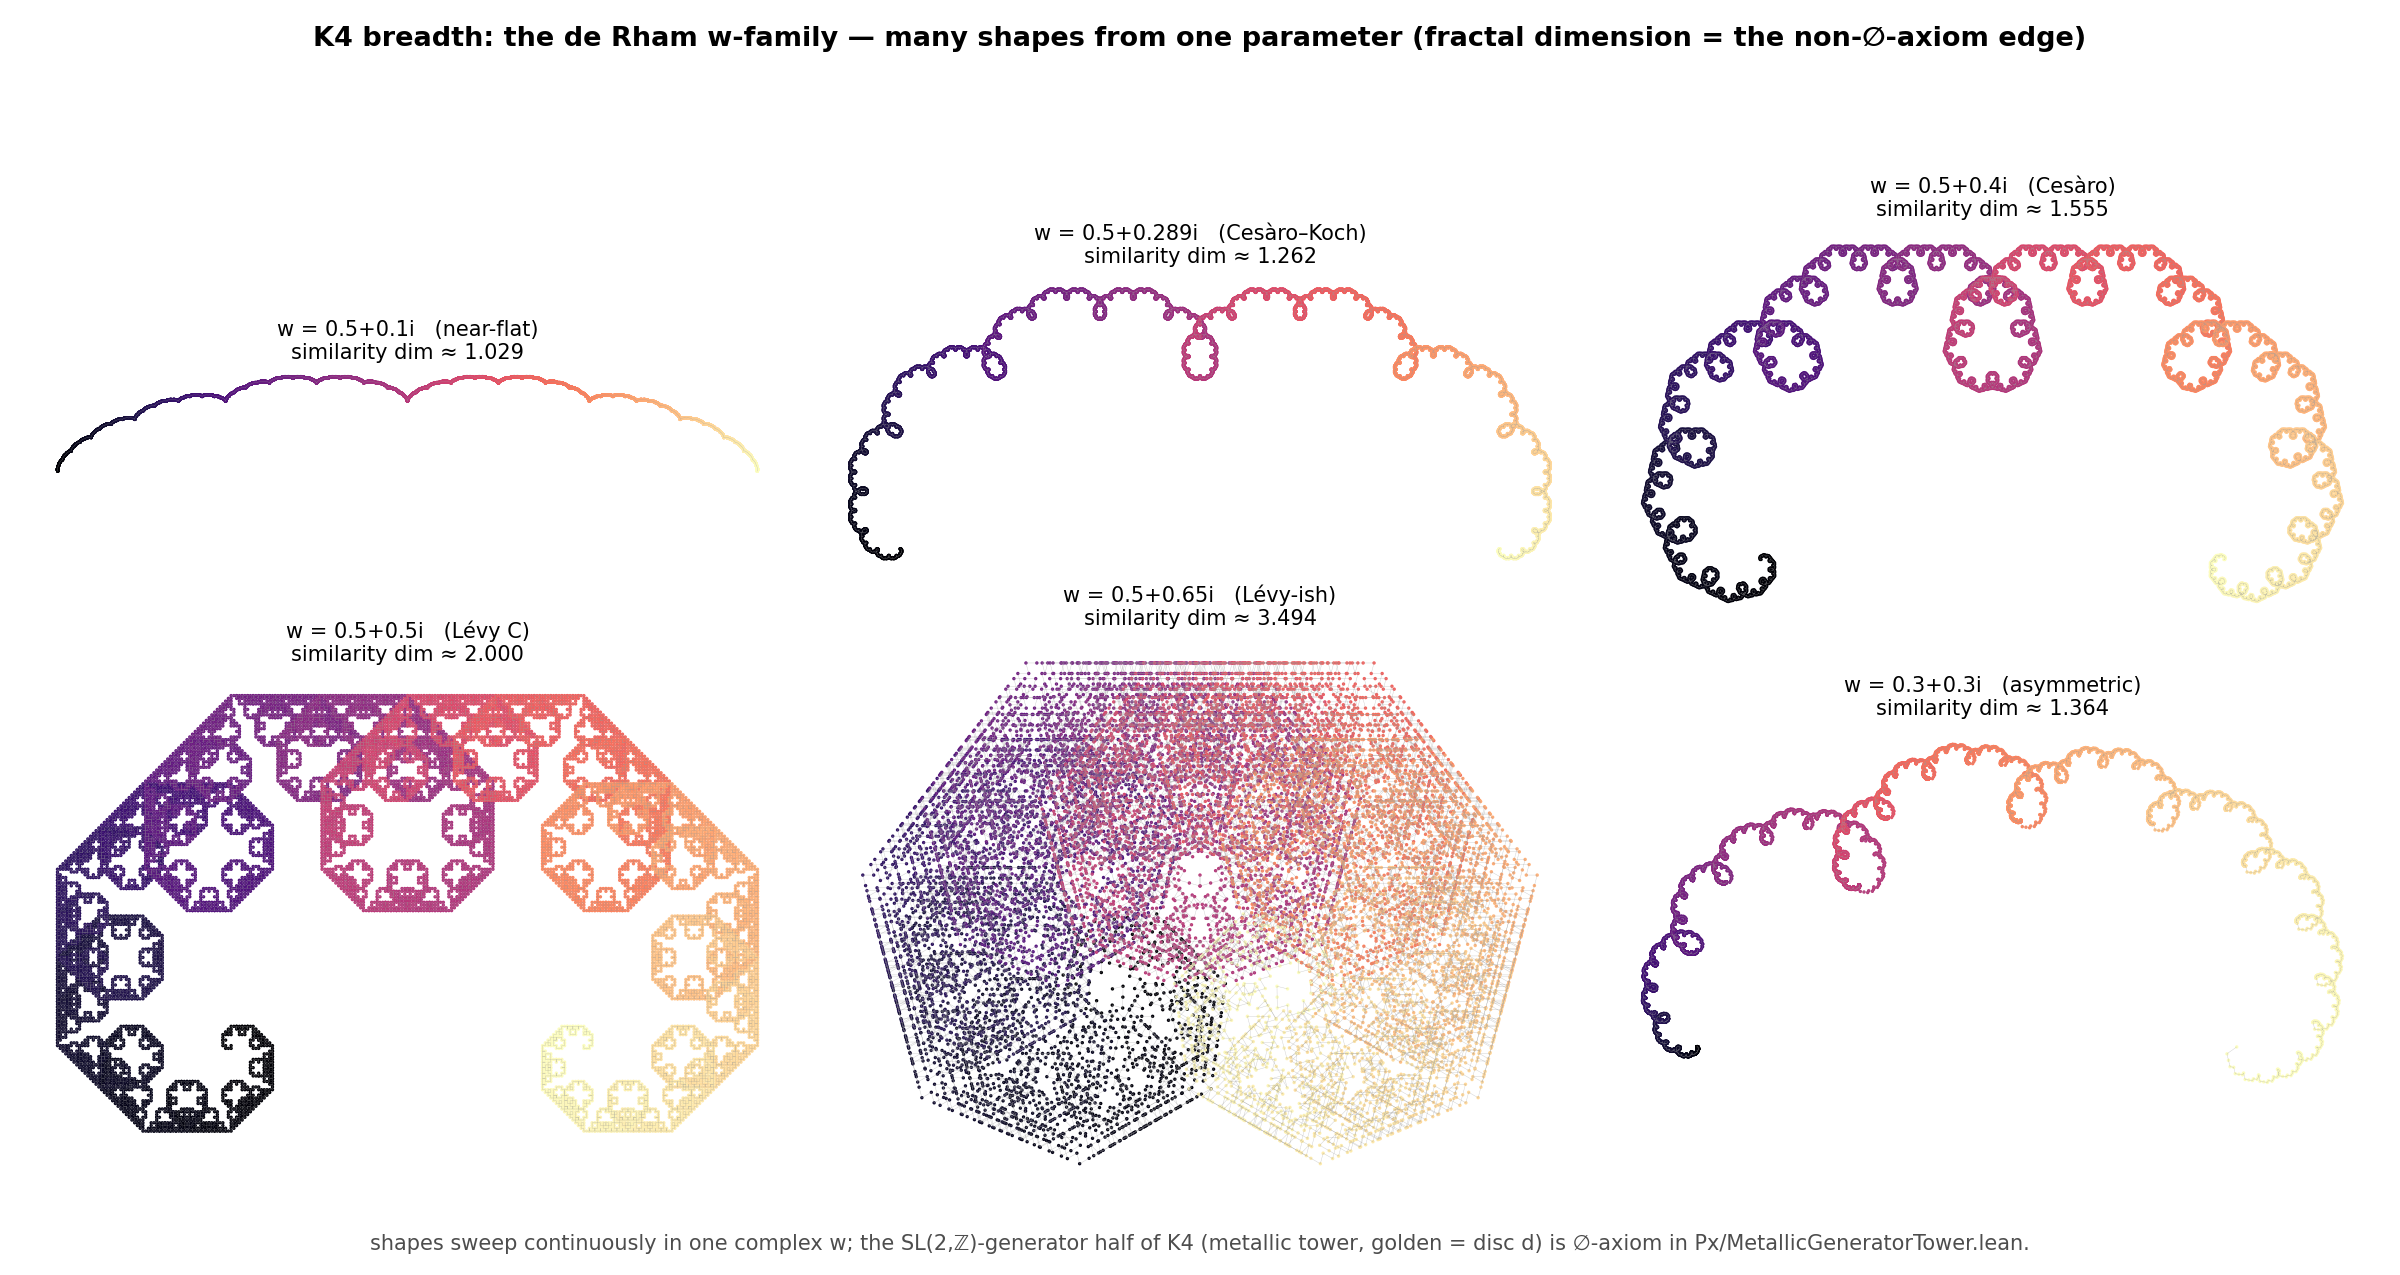

The script that saved this image:
"""K4 breadth — the de Rham w-family: many shapes from one parameter.

The directed off-segment reading of the slash is the de Rham recursion
relation(x, y) = x + (y − x)·w, recurse on (x, p) and (p, y).  Sweeping the one
complex parameter w gives a whole family of self-similar curves — Cesàro/Koch,
Lévy, and everything between — the breadth side of the slash-reading atlas.

Honest frontier line: the SHAPE is one dial, but the *fractal dimension* of each
curve is the non-∅-axiom edge.  The similarity dimension solves the Moran
equation |w|^d + |1−w|^d = 1 (shown per panel); the true Hausdorff dimension is
below it wherever the two sub-copies overlap (e.g. the Lévy curve), and neither
has a Real213 ∅-axiom shadow yet.

The OTHER half of K4 — "which other SL(2,ℤ) generators yield 213 numbers" — IS
∅-axiom: the metallic generator tower N_k = [[k,1],[1,0]] (det = −1 ∀k), with the
213 golden the minimal disc = d = 5 rung and N_1² = P, in
`lean/E213/Lib/Math/Algebra/Mobius213/Px/MetallicGeneratorTower.lean`.

Run:  python3 research-notes/geometric/derham_family.py
"""

import numpy as np
import matplotlib.pyplot as plt
from math import log


def derham(w, depth):
    """Polyline of the de Rham curve for parameter w (complex), from 0 to 1."""
    pts = [0 + 0j, 1 + 0j]
    for _ in range(depth):
        new = []
        for x, y in zip(pts[:-1], pts[1:]):
            new.append(x)
            new.append(x + (y - x) * w)
        new.append(pts[-1])
        pts = new
    return np.array(pts)


def moran_dim(w):
    """Similarity dimension: d with |w|^d + |1−w|^d = 1 (bisection)."""
    r1, r2 = abs(w), abs(1 - w)
    if r1 >= 1 or r2 >= 1:
        return float("nan")
    lo, hi = 0.0, 8.0
    for _ in range(80):
        mid = 0.5 * (lo + hi)
        if r1 ** mid + r2 ** mid > 1:
            lo = mid
        else:
            hi = mid
    return 0.5 * (lo + hi)


# a sweep across the family, plus the name where it is classical
PARAMS = [
    (0.5 + 0.10j, "near-flat"),
    (0.5 + 0.2887j, "Cesàro–Koch"),
    (0.5 + 0.40j, "Cesàro"),
    (0.5 + 0.50j, "Lévy C"),
    (0.5 + 0.65j, "Lévy-ish"),
    (0.30 + 0.30j, "asymmetric"),
]


def main():
    fig, axes = plt.subplots(2, 3, figsize=(16, 8.5))
    fig.patch.set_facecolor("white")
    cmap = plt.get_cmap("magma")
    for ax, (w, name) in zip(axes.flat, PARAMS):
        pts = derham(w, 14)
        xs, ys = pts.real, pts.imag
        seg = np.linspace(0, 1, len(xs))
        ax.scatter(xs, ys, c=seg, cmap=cmap, s=0.4)
        ax.plot(xs, ys, color="0.6", lw=0.2, alpha=0.5)
        d = moran_dim(w)
        ax.set_title(f"w = {w.real:.3g}+{w.imag:.3g}i   ({name})\n"
                     f"similarity dim ≈ {d:.3f}", fontsize=10)
        ax.set_aspect("equal")
        ax.axis("off")
    fig.suptitle(
        "K4 breadth: the de Rham w-family — many shapes from one parameter "
        "(fractal dimension = the non-∅-axiom edge)",
        fontsize=13, fontweight="bold")
    fig.text(0.5, 0.02,
             "shapes sweep continuously in one complex w; the SL(2,ℤ)-generator "
             "half of K4 (metallic tower, golden = disc d) is ∅-axiom in "
             "Px/MetallicGeneratorTower.lean.",
             ha="center", fontsize=10, color="0.3")
    fig.tight_layout(rect=[0, 0.05, 1, 0.94])
    out = "research-notes/geometric/derham_family.png"
    fig.savefig(out, dpi=150, facecolor="white")
    print("wrote", out)


if __name__ == "__main__":
    main()
